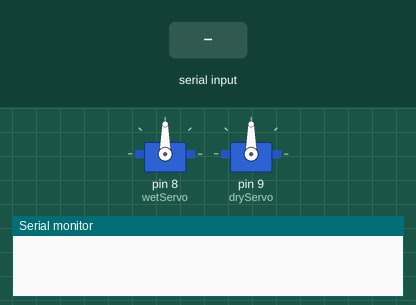
Simulated run of this sketch. Board: Arduino Uno, built with avr-gcc and run on an emulated ATmega328P. Shown: 2 × servo, the last lines printed to the serial monitor. Inputs (shaded band) come from the test bench.

Above: at 1.2 s.
1.3 s: "W" received over Serial
At 4.1 s:
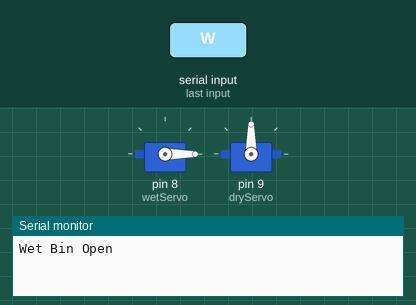
4.3 s: "D" received over Serial
At 6.7 s:
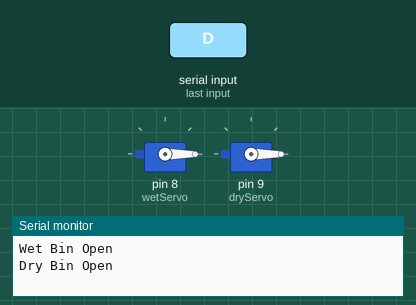
7.3 s: "W" received over Serial
At 8.6 s:
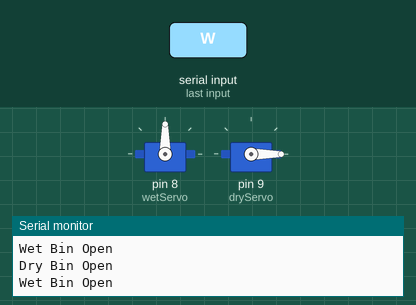
Timing chart, 0 to 10.8 s (numbered marks = the images above; inputs shaded):
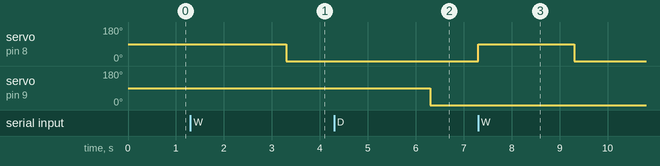

The sketch:

dustbin_controller.ino
```cpp
#include <Servo.h>
Servo wetServo, dryServo;

void setup() {
  Serial.begin(9600);
  wetServo.attach(8);
  dryServo.attach(9);
}

void loop() {
  if (Serial.available() > 0) {
    char c = Serial.read();
    if (c == 'W') {
      Serial.println("Wet Bin Open");
      wetServo.write(90);  // open
      delay(2000);
      wetServo.write(0);   // close
    } else if (c == 'D') {
      Serial.println("Dry Bin Open");
      dryServo.write(90);
      delay(2000);
      dryServo.write(0);
    }
  }
}
```

Measured:
- after the input at 1.3 s, servo on pin 8 (wetServo): 90° → 0° after 2.0 s
- after the input at 4.3 s, servo on pin 9 (dryServo): 90° → 0° after 2.0 s
- after the input at 7.3 s, servo on pin 8 (wetServo): 0° → 90° at once, → 0° 2.0 s later
